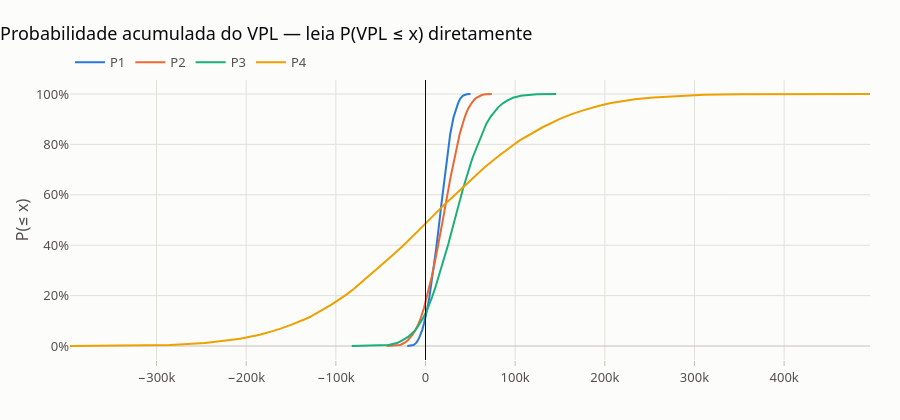

This figure's notebook cell:
### Code cell
fig = viz.grafico_cdf(res, "vpl", titulo="Probabilidade acumulada do VPL — leia P(VPL ≤ x) diretamente")
viz.exportar(fig, f"{SAIDA}/cdf_vpl")
fig

### Figure 1 — Plotly figure (JSON) as saved in the notebook; plotly's stock layout.template omitted (floating-point values rounded to 4 significant figures; data arrays with more than 128 entries replaced by an {"elided": "..."} marker saying what was removed)
{"data": [{"hovertemplate": "P1<br>%{x:,.0f}<br>P(≤ x) = %{y:.1%}<extra></extra>", "line": {"color": "#2a78d6", "width": 2}, "mode": "lines", "name": "P1", "type": "scatter", "x": {"elided": "1001 float values"}, "y": {"elided": "1001 float values"}}, {"hovertemplate": "P2<br>%{x:,.0f}<br>P(≤ x) = %{y:.1%}<extra></extra>", "line": {"color": "#eb6834", "width": 2}, "mode": "lines", "name": "P2", "type": "scatter", "x": {"elided": "1001 float values"}, "y": {"elided": "1001 float values"}}, {"hovertemplate": "P3<br>%{x:,.0f}<br>P(≤ x) = %{y:.1%}<extra></extra>", "line": {"color": "#1baf7a", "width": 2}, "mode": "lines", "name": "P3", "type": "scatter", "x": {"elided": "1001 float values"}, "y": {"elided": "1001 float values"}}, {"hovertemplate": "P4<br>%{x:,.0f}<br>P(≤ x) = %{y:.1%}<extra></extra>", "line": {"color": "#eda100", "width": 2}, "mode": "lines", "name": "P4", "type": "scatter", "x": {"elided": "1001 float values"}, "y": {"elided": "1001 float values"}}], "layout": {"height": 420, "shapes": [{"line": {"color": "#0b0b0b", "width": 1}, "type": "line", "x0": 0.0, "x1": 0.0, "xref": "x", "y0": 0, "y1": 1, "yref": "y domain"}], "title": {"text": "Probabilidade acumulada do VPL — leia P(VPL ≤ x) diretamente"}, "xaxis": {"gridcolor": "#e1e0d9", "showgrid": true}, "yaxis": {"tickformat": ".0%", "title": {"text": "P(≤ x)"}}}}
